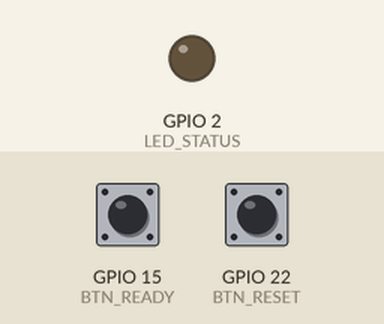
A sketch run on a simulated ESP32. Shown: output pins drawn as LEDs (lit = HIGH). The inputs (shaded band) are chosen by the test bench; at power-on: GPIO 22 (BTN_RESET) HIGH, GPIO 15 (BTN_READY) HIGH. No radio packets arrive unless stated; what the sketch prints to the serial monitor is not drawn.

Above: at 1.6 s.
1.7 s: GPIO 22 (BTN_RESET) pulled LOW for 0.15 s
At 1.77 s:
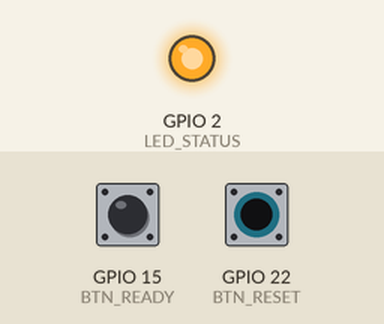
3.3 s: GPIO 22 (BTN_RESET) pulled LOW for 3.2 s
At 6.9 s:
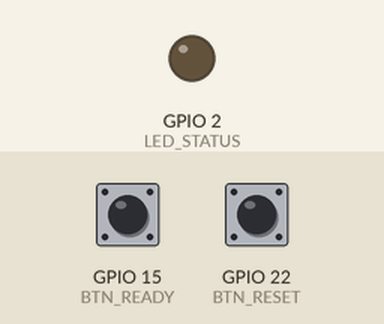
Timing chart, 0 to 8.4 s (numbered marks = the images above; inputs shaded):
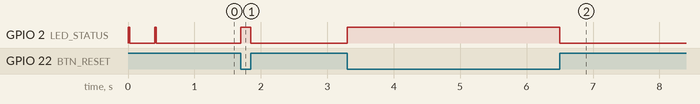

The sketch:

EPS32_Button_Controller.ino
```cpp
#include <RF24.h>

//  30 pin esp32
//  D4 -> LED to GND
//  D22 -> RESET
//  D15 -> READY
//  D4 -> CE  (nRF24)
//  D5 -> CSN (nRF24)
//  D23 -> MO  (nRF24)
//  D19 -> MI  (nRF24)
//  D18 -> SCK (nRF24)


RF24 radio(4, 5); // CE, CSN

#define LED_STATUS      2     // Status LED
#define BTN_RESET       22
#define BTN_READY       15


// ButtonStatus type
enum ButtonStatus : unsigned char { Disabled = 0, Enabled = 1, Answered = 2,  Flashing = 3};

// Status we want to share with the buttons
ButtonStatus buttonStatus[2]  = {Disabled, Disabled};
bool buttonConnected[2] = {false, false};
bool hasAnswered[2]     = {false, false};
unsigned long lastContact[2] = {0, 0};

// Last loop time
unsigned long lastLoopTime = 0;

// System status
bool isReady = false;


// searches the radio spectrum for a quiet channel
bool findEmptyChannel() {
  Serial.write("Scanning for empty channel...\n");
  char buffer[10];
  // Scan all channels looking for a quiet one.  We skip every 10
  for (int channel = 125; channel > 0; channel -= 10) {
    radio.setChannel(channel);
    delay(20);
    unsigned int inUse = 0;
    unsigned long testStart = millis();
    // Check for 400 ms per channel
    while (millis() - testStart < 400) {
      digitalWrite(LED_STATUS, millis() % 500 > 400);
      if ((radio.testCarrier()) || (radio.testRPD())) inUse++;
      delay(1);
    }
    // Low usage if inUse < 10 tests true in 400ms
    if (inUse < 10) {
      itoa(channel, buffer, 10);
      Serial.write("Channel ");
      Serial.write(buffer);
      Serial.write(" selected\n");
      return true;
    }
  }
  return false;
}

// Sends a new ACK payload to the transmitter
void setupACKPayload() {
  // Update the ACK for the next payload, prevents radio from stalling waiting on ack payload
  unsigned char payload[2];
  for (unsigned char button=0; button<2; button++)
      payload[button] = buttonStatus[button];
  radio.writeAckPayload(1, &payload, 2);
}

// Check for messages from the buttons
void checkRadioMessageReceived() {
  // Check if data is available
  if (radio.available()) {
    unsigned char buffer;
    radio.read(&buffer, 1);

    // Grab the button number from the data
    unsigned char buttonNumber = buffer & 0x7F; // Get the button number
    if ((buttonNumber >= 1) && (buttonNumber <= 2)) {
      buttonNumber--; //zero index

      // Update the last contact time for this button
      lastContact[buttonNumber] = lastLoopTime;

      // And that it's connected
      if (!buttonConnected[buttonNumber]){
        buttonConnected[buttonNumber] = true;
      }
      // If the button was pressed, was enabled, hasn't answered and the system is ready for button presses
      if ((buffer & 128) && (buttonStatus[buttonNumber] == Enabled) && (!hasAnswered[buttonNumber]) && (isReady)) {
        // No longer ready
        isReady = false;
        // Signal the button was pressed
        hasAnswered[buttonNumber] = true;

        // Change button status
        for (unsigned char btn = 0; btn < 2; btn++)
          buttonStatus[btn] = Disabled;
        buttonStatus[buttonNumber] = Answered;

        // Turn off the ready light
        digitalWrite(LED_STATUS, HIGH);
      }
    }

    setupACKPayload();
  }
}

// Setup the controller
void setup() {
  // put your setup code here, to run once:
  Serial.begin(57600);
  while (!Serial) {};
  // Setup the radio device
  radio.begin();
  radio.setPALevel(RF24_PA_LOW);
  radio.enableDynamicPayloads();
  radio.enableAckPayload();
  radio.setDataRate(RF24_1MBPS);
  radio.setRetries(4, 8);
  radio.maskIRQ(false, false, false);  // not using the IRQs

  // Setup our I/O
  pinMode(LED_STATUS, OUTPUT);
  pinMode(BTN_RESET, INPUT_PULLUP);
  pinMode(BTN_READY, INPUT_PULLUP);


  if (!radio.isChipConnected()) {
    Serial.write("RF24 device not detected.\n");
  } else {
    Serial.write("RF24 detected.\n");

    // Trun off the LED
    digitalWrite(LED_STATUS, HIGH);

    // Now setup the pipes for the four buttons
    char pipe[6] = "0QBTN";
    radio.openWritingPipe((uint8_t*)pipe);
    pipe[0] = '1';
    radio.openReadingPipe(1, (uint8_t*)pipe);

    // Start listening for messages
    radio.startListening();

    // Find an empty channel to run on
    while (!findEmptyChannel()) {};

    // Start listening for messages
    radio.startListening();

    // Ready
    digitalWrite(LED_STATUS, LOW);

    setupACKPayload();
  }
}

// Main loop
void loop() {
  lastLoopTime = millis();


  if (digitalRead(BTN_RESET) == HIGH) {                 // Reset button pressed
    // Turn all buttons off, Reset the hasAnswered statuses
    for (unsigned char button = 0; button < 2; button++) {
      buttonStatus[button] = Disabled;
      hasAnswered[button] = false;
    }
    isReady = false;
    digitalWrite(LED_STATUS, LOW);
  } else if (digitalRead(BTN_READY) == HIGH) {                // Ready button pressed
    // Make the buttons Enabled that haven't answered yet
    for (unsigned char button = 0; button < 2; button++) {
      buttonStatus[button] = hasAnswered[button] ? Disabled : Enabled;
    }
    isReady = true;
    digitalWrite(LED_STATUS, HIGH);
  }

  // monitor for Buttons that are out of contact
  for (unsigned char button = 0; button < 2; button++) {
    // If the button is connected
    if (buttonConnected[button]) {
      // If its been 1 second since we heard from it
      if (lastLoopTime - lastContact[button] > 1000) {
        // Disconnect it
        Serial.write("button disconnected.\n");
        buttonConnected[button] = false;
      }
    }
  }
  checkRadioMessageReceived();//recieve button data and send button statuses
}
```

Measured:
- after the input at 1.7 s, GPIO 2 (LED_STATUS): LOW → HIGH at once, → LOW 0.15 s later
- after the input at 3.3 s, GPIO 2 (LED_STATUS): LOW → HIGH at once, → LOW 3.2 s later
